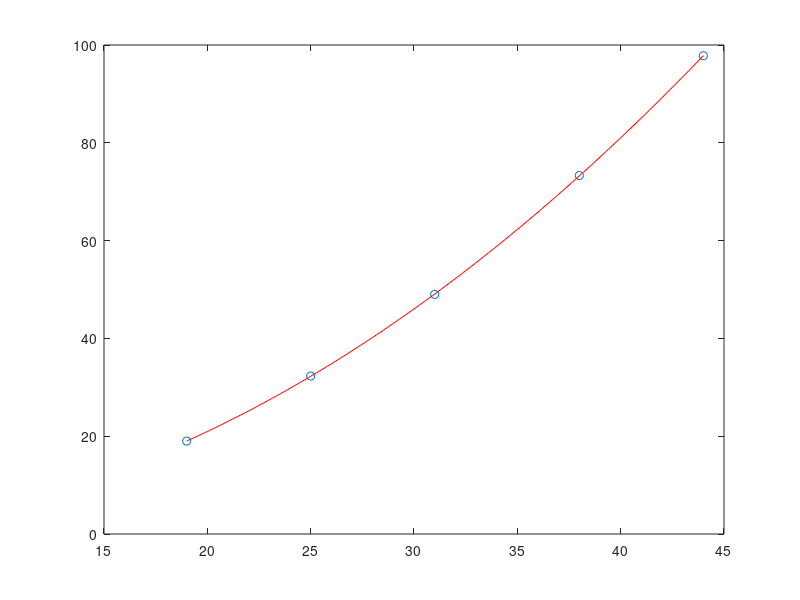

The MATLAB script that drew this image:
x = [19 25 31 38 44]';
y = [19.0 32.3 49.0 73.3 97.8]';
a = polyfit(x,y,2);%其中x,y为要输入的数据，m为拟合多项式的次数，输出参数a为拟合多项式的系数向量
x0 = 19:0.1:44
y0 = polyval(a,x0);%多项式y0在x0处的值
plot(x,y,'o',x0,y0,'r');